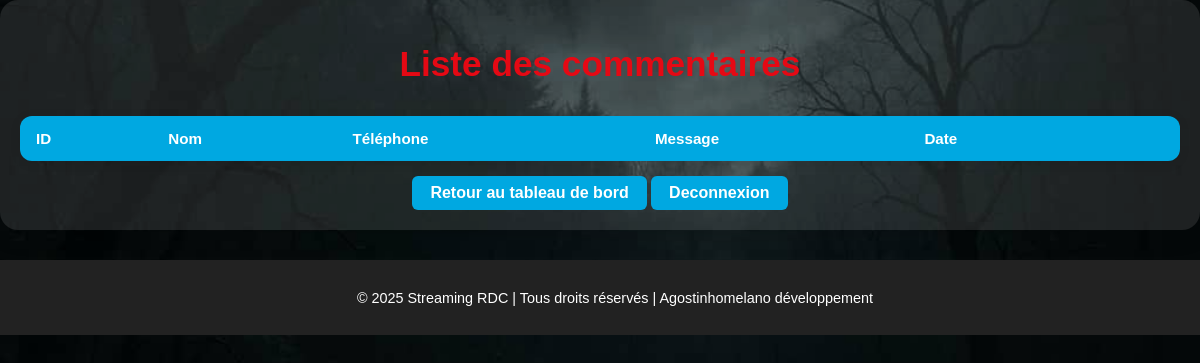
Page /admin/liste_commentaires on the earlier database version.
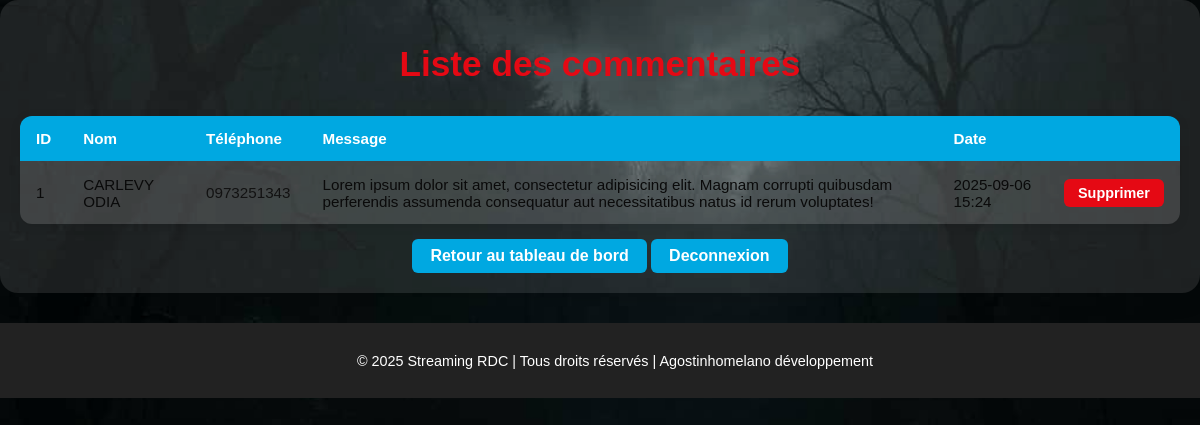
Same page on the later database version.
### app.py (models this page shows)
class Commentaire(db.Model):
    id = db.Column(db.Integer, primary_key=True)
    nom = db.Column(db.String(30), nullable=False)
    tel = db.Column(db.String(30), nullable=False)
    message = db.Column(db.String(500), nullable=False)
    date_post = db.Column(db.DateTime, default=datetime.utcnow)

### app.py (the view)
@app.route("/admin/liste_commentaires")
def liste_commentaires():
    commentaires = Commentaire.query.all()
    return render_template("admin/commentaire.html", commentaires=commentaires)

### templates/admin/commentaire.html (shortened to what this page needs)
<!DOCTYPE html>
<html lang="fr">
<head>
  <link rel="stylesheet" href="{{ url_for('static', filename='css/admin.css') }}">
</head>
<body>
  <div class="admin-container">
    <h1>Liste des commentaires</h1>
    <div class="table-responsive">
      <table class="admin-table">
        <thead>
          <tr>
            <th>ID</th>
            <th>Nom</th>
            <th>Téléphone</th>
            <th>Message</th>
            <th>Date</th>
            <th></th>
          </tr>
        </thead>
        <tbody>
          {% for c in commentaires %}
          <tr>
            <td data-label="ID">{{ c.id }}</td>
            <td data-label="Nom">{{ c.nom }}</td>
            <td data-label="Téléphone"><a href="https://wa.me/{{ c.tel }}" target="_blank">{{ c.tel }}</a></td>
            <td data-label="Message">{{ c.message }}</td>
            <td data-label="Date">{{ c.date_post.strftime('%Y-%m-%d %H:%M') }}</td>
            <td>
              <form action="{{ url_for('supprimer_commentaire', id=c.id) }}" method="post" class="delete-form">
                <button type="submit" class="btn-admin">Supprimer</button>
              </form>
            </td>
          </tr>
          {% endfor %}
        </tbody>
      </table>
    </div>
    <a href="{{ url_for('accueil_admin') }}" class="btn-retour">Retour au tableau de bord</a>
    <a href="{{url_for('deconnexion_admin')}}" class="btn-retour">Deconnexion</a>
  </div>
  <footer>
    <p>© 2025 Streaming RDC | Tous droits réservés | Agostinhomelano développement</p>
  </footer>
</body>
</html>

Differences in the rows shown:
added Commentaire: id "1", nom "CARLEVY ODIA", tel "0973251343", message "Lorem ipsum dolor sit amet, consectetur adipisicing elit. Magnam corrupti quibusdam perferendis assumenda consequatur aut necessitatibus natus id rerum voluptates!", date_post "2025-09-06 15:24"
